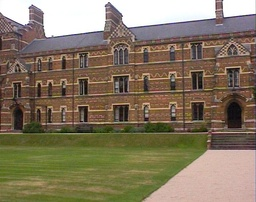
#> input picture Assignment 4/image 3.jpg, 256 x 202 px, shrunk from 720 x 568 before the run
$ jupyter execute 'Question 2.ipynb'
#> lines starting #> are read from the running program, lines starting #| are printed output that depends on the picture; after the words box and inside, x2 and y2 are one past the last pixel; in counts of white or black regions, pixels touching at a corner belong together
# 1.Importing libraries

[cell 1]
# Importing Libraries
import matplotlib.pyplot as plt
import cv2
import numpy as np
import os

# Function for enhance corner detection
def refine_corners(corners, img):
    corners = cv2.dilate(corners, None)
    max_value = corners.max()
    indices = np.where(corners > 0.04 * max_value)
    refined_points = np.zeros((img.shape[0], img.shape[1]))
    refined_points[indices] = 1
    return refined_points

# Function for locate and filter keypoints in the image
def detect_and_filter_keypoints(img):
    corners = cv2.cornerHarris(cv2.cvtColor(img, cv2.COLOR_BGR2GRAY), 3, 3, 0.1)
    filtered_corners = refine_corners(corners, img)
    return filtered_corners

# Function for validate keypoints based on given parameters
def validate_keypoints(keypoints, height, width, descriptor_half_size, threshold, i, j):
    if keypoints[i, j]:
        if i + descriptor_half_size >= height or j + descriptor_half_size >= width or i - descriptor_half_size < 0 or j - descriptor_half_size < 0:
            keypoints[i, j] = 0
        else:
            keypoints[i - threshold:i + threshold + 1, j - threshold:j + threshold + 1] = 0
            keypoints[i, j] = 1
    return keypoints

# Function for double filtering of keypoints from two images
def apply_double_filtering(keypoints1, keypoints2, threshold, descriptor_size):
    height, width = keypoints1.shape
    descriptor_half_size = descriptor_size // 2
    threshold_half = threshold // 2

    for i in range(height):
        for j in range(width):
            keypoints1 = validate_keypoints(keypoints1, height, width, descriptor_half_size, threshold_half, i, j)

    height, width = keypoints2.shape
    for i in range(height):
        for j in range(width):
            keypoints2 = validate_keypoints(keypoints2, height, width, descriptor_half_size, threshold_half, i, j)

    return keypoints1, keypoints2

# Function to compare keypoints between two images
def match_keypoints(image1, keypoints1, image2, keypoints2, descriptor_size):
    half_size = descriptor_size // 2
    scores = []
    for keypoint in keypoints1:
        temp_score = -1
        best_match = 0
        for comparison_keypoint in keypoints2:
            window1 = image1[keypoint[0] - half_size:keypoint[0] + half_size + 1, keypoint[1] - half_size:keypoint[1] + half_size + 1, :]
            window2 = image2[comparison_keypoint[0] - half_size:comparison_keypoint[0] + half_size + 1, comparison_keypoint[1] - half_size:comparison_keypoint[1] + half_size + 1, :]
            score = cv2.matchTemplate(window1, window2, cv2.TM_CCORR_NORMED)
            if score > temp_score:
                temp_score = score
                best_match = comparison_keypoint
        scores.append(best_match)
    return scores

# Function to extract keypoint indices
def extract_indices(keypoints):
    indices = []
    for i in range(keypoints.shape[0]):
        for j in range(keypoints.shape[1]):
            if keypoints[i, j] == 1:
                indices.append((i, j))
    return indices

# Function for draw lines between matched keypoints
def connect_keypoints(srcs, dsts, img1, img2):
    width_img2 = img2.shape[1]
    for src, dst in zip(srcs, dsts):
        src_coords = (src[1], src[0])
        dst_coords = (dst[1] + width_img2, dst[0])
        cv2.line(img1, src_coords, dst_coords, (np.random.randint(0, 255), np.random.randint(0, 255), np.random.randint(0, 255)), 2)
    return img1

# Main function to find matching keypoints between two images
def find_matching_keypoints(img1, img2):
    '''
    Identifies matching keypoints between two images.

    Parameters:
        img1 (numpy.ndarray): First input image.
        img2 (numpy.ndarray): Second input image.

    Returns:
        numpy.ndarray: Image with matched keypoints drawn.
    '''

    output = None

    threshold = 20
    descriptor_size = 25
    keypoints1 = detect_and_filter_keypoints(img1)
    keypoints2 = detect_and_filter_keypoints(img2)

    keypoints1, keypoints2 = apply_double_filtering(keypoints1, keypoints2, threshold, descriptor_size)

    keypoints1_indices = extract_indices(keypoints1)
    keypoints2_indices = extract_indices(keypoints2)

    matched_results = match_keypoints(img1, keypoints1_indices, img2, keypoints2_indices, descriptor_size)
    combined_image = np.concatenate([img1, img2], axis=1)
    output = connect_keypoints(keypoints1_indices, matched_results, combined_image, img2)

    # Plot the output image
    plt.figure(figsize=(25, 20))
    plt.imshow(cv2.cvtColor(output, cv2.COLOR_BGR2RGB))
    plt.title('Matched Keypoints Between Two Images', fontsize=27)
    plt.axis('off')
    plt.show()

# Apply functions to find matches between to input images in assingment 4
image1 = cv2.imread('image 3.jpg')
#> image1 is the input picture: shape (202, 256, 3); mean B, G, R 97.6, 119.2, 132.2
image2 = cv2.imread('image 4.jpg')
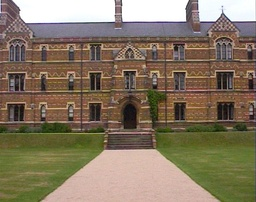
#> input picture Assignment 4/image 4.jpg, 256 x 202 px, shrunk from 720 x 568 before the run
#> image2 is the input picture: shape (202, 256, 3); mean B, G, R 98.4, 118.8, 133.1
find_matching_keypoints(image1, image2)
#> in detect_and_filter_keypoints, `corners = cv2.cornerHarris(cv2.cvtColor(img, cv2.COLOR_BGR2GRAY), 3, 3..`:
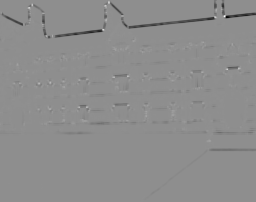
#> corners: shape (202, 256) float32; min -0.0105, max 0.00822, mean -9.06e-05; drawn with min black and max white
#> in refine_corners, `corners = cv2.dilate(corners, None)`:
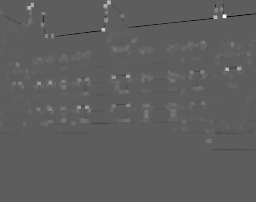
#> corners: shape (202, 256) float32; min -0.00473, max 0.00822, mean 5.71e-05; drawn with min black and max white
#> in refine_corners, `max_value = corners.max()`: max_value = 0.00822
#> in refine_corners, `indices = np.where(corners > 0.04 * max_value)`: indices = 3122 positions, rows 0 to 142, columns 0 to 250
#> in detect_and_filter_keypoints, `filtered_corners = refine_corners(corners, img)`:
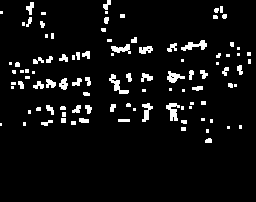
#> filtered_corners: shape (202, 256) float64; values 0 (black) and 1 (white), 6% white; 100 white regions (46 under 20 px), largest, box (x1, y1, x2, y2) and area: (166, 103, 180, 121) 140, (181, 40, 207, 51) 138, (109, 74, 129, 94) 136
#> in refine_corners (call 2), `corners = cv2.dilate(corners, None)`:
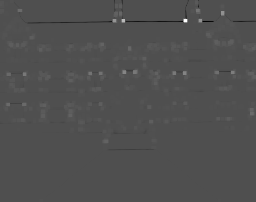
#> corners: shape (202, 256) float32; min -0.00598, max 0.0132, mean 4.96e-05; drawn with min black and max white
#> in refine_corners (call 2), `max_value = corners.max()`: max_value = 0.0132
#> in refine_corners (call 2), `indices = np.where(corners > 0.04 * max_value)`: indices = 1749 positions, rows 0 to 142, columns 5 to 255
#> in detect_and_filter_keypoints (call 2), `filtered_corners = refine_corners(corners, img)`: filtered_corners: shape (202, 256) float64; values 0 (black) and 1 (white), 3.4% white; 81 white regions (45 under 20 px), largest, box (x1, y1, x2, y2) and area: (150, 70, 160, 85) 74, (38, 71, 51, 80) 69, (66, 73, 78, 82) 60
#> after the loop in apply_double_filtering, `for i in range(height):`:
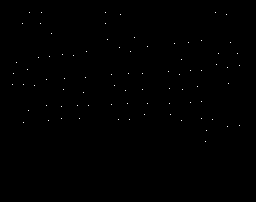
#> keypoints1: shape (202, 256) float64; values 0 (black) and 1 (white), 0.16% white in thin lines or dots, all inside (x1, y1, x2, y2) = (12, 12, 240, 142)
#> after the loop in apply_double_filtering, `for i in range(height):`:
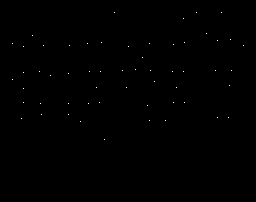
#> keypoints2: shape (202, 256) float64; values 0 (black) and 1 (white), 0.11% white in thin lines or dots, all inside (x1, y1, x2, y2) = (12, 12, 244, 140)
#> in find_matching_keypoints, `keypoints1_indices = extract_indices(keypoints1)`: keypoints1_indices = 81 pairs, first value 12 to 141, second value 12 to 239
#> in find_matching_keypoints, `keypoints2_indices = extract_indices(keypoints2)`: keypoints2_indices = 57 pairs, first value 12 to 139, second value 12 to 243
#> the loop in match_keypoints, `for keypoint in keypoints1:` made 81 passes
#> keypoint on passes 1 to 12: (12, 29), (12, 41), (12, 105), (12, 215), (14, 120), (14, 226), (23, 22), (23, 40), (23, 105), (33, 51), (37, 134), (39, 107)
#> after the loop in match_keypoints, `for keypoint in keypoints1:`:
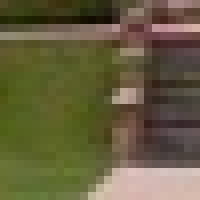
#> window1: shape (25, 25, 3) (shown 8 times larger); mean B, G, R 62, 94.1, 101.2
#> after the loop in match_keypoints, `for keypoint in keypoints1:`: scores = 81 pairs, first value 12 to 139, second value 21 to 243
#> in find_matching_keypoints, `matched_results = match_keypoints(img1, keypoints1_indices, img2, keyp..`: matched_results has the same summary as scores in match_keypoints
#> in find_matching_keypoints, `combined_image = np.concatenate([img1, img2], axis=1)`:
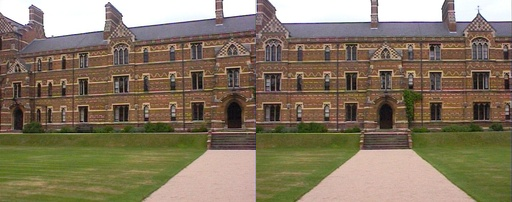
#> combined_image: shape (202, 512, 3); mean B, G, R 98, 119, 132.6
#> the loop in connect_keypoints, `for src, dst in zip(srcs, dsts):` made 81 passes
#> (src, dst, src_coords, dst_coords) on passes 5, 6, 7, 8, 9, 10, 11, 12, 13, 14, 15, 17: ((14, 120), (12, 196), (120, 14), (452, 12)), ((14, 226), (35, 32), (226, 14), (288, 35)), ((23, 22), (12, 221), (22, 23), (477, 12)), ((23, 40), (12, 196), (40, 23), (452, 12)), ((23, 105), (18, 183), (105, 23), (439, 18)), ((33, 51), (12, 221), (51, 33), (477, 12)), ((37, 134), (35, 32), (134, 37), (288, 35)), ((39, 107), (45, 69), (107, 39), (325, 45)), ((40, 201), (42, 101), (201, 40), (357, 42)), ((42, 188), (43, 87), (188, 42), (343, 43)), ((42, 230), (46, 128), (230, 42), (384, 46)), ((46, 147), (43, 149), (147, 46), (405, 43))
#> (src, dst, dst_coords) on passes 1, 2, 3, 4, 16, 33: ((12, 29), (12, 114), (370, 12)), ((12, 41), (12, 196), (452, 12)), ((12, 105), (12, 114), (370, 12)), ((12, 215), (12, 114), (370, 12)), ((43, 174), (43, 149), (405, 43)), ((70, 190), (70, 215), (471, 70))
#> after the loop in connect_keypoints, `for src, dst in zip(srcs, dsts):`:
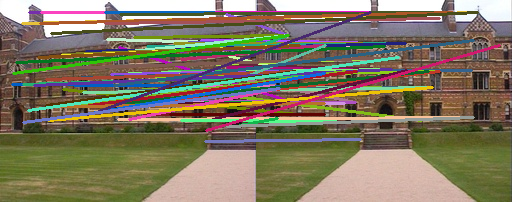
#> img1: shape (202, 512, 3); mean B, G, R 98.6, 120.3, 129.5
